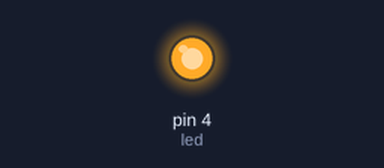
A sketch run on a simulated Arduino Uno, built with avr-gcc and run on an emulated ATmega328P. Shown: output pins drawn as LEDs (lit = HIGH).

Above: at 0.3 s.
At 5.7 s:
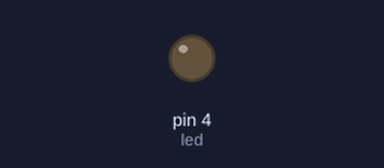
Timing chart, 0 to 6.9 s (numbered marks = the images above):
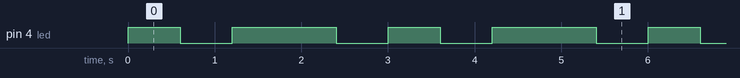

The sketch:

guia_manejo_analogico1.ino
```cpp
#define led 4

void setup()
{
  pinMode(led, OUTPUT);
}

void loop()
{
  analogWrite(led, 255);
  delay(600);
  analogWrite(led, 0);

  analogWrite(led, 10);
  delay(600);
  analogWrite(led, 0);

  analogWrite(led, 150);
  delay(600);
  analogWrite(led, 0);

  analogWrite(led, 250);
  delay(600);
  analogWrite(led, 0);

  analogWrite(led, 50);
  delay(600);
  analogWrite(led, 0);

}
```

Measured:
- by itself, pin 4 (led): repeats every 3.0 s: LOW 0.60 s, HIGH 1.2 s, LOW 0.60 s, HIGH 0.60 s
- by itself, everything shown: repeats every 3.0 s, in 4 steps
